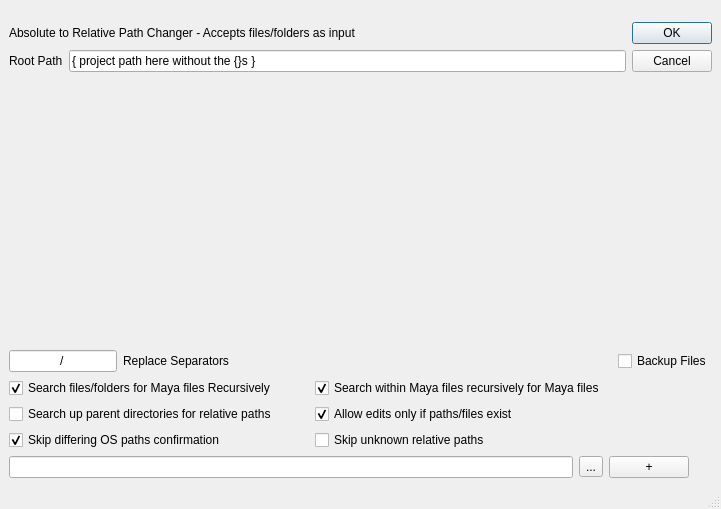
<?xml version="1.0" encoding="UTF-8"?>
<ui version="4.0">
 <class>MainWindow</class>
 <widget class="QMainWindow" name="MainWindow">
  <property name="geometry">
   <rect>
    <x>0</x>
    <y>0</y>
    <width>721</width>
    <height>509</height>
   </rect>
  </property>
  <property name="windowTitle">
   <string>MainWindow</string>
  </property>
  <widget class="QWidget" name="centralwidget">
   <layout class="QGridLayout" name="gridLayout">
    <item row="6" column="0" colspan="2">
     <layout class="QHBoxLayout" name="horizontalLayout_5">
      <item>
       <widget class="QCheckBox" name="skipPathConfirmation_cb">
        <property name="sizePolicy">
         <sizepolicy hsizetype="Fixed" vsizetype="Fixed">
          <horstretch>0</horstretch>
          <verstretch>0</verstretch>
         </sizepolicy>
        </property>
        <property name="minimumSize">
         <size>
          <width>300</width>
          <height>0</height>
         </size>
        </property>
        <property name="toolTip">
         <string>&lt;html&gt;&lt;head/&gt;&lt;body&gt;&lt;p&gt;(Optional) If a path is identified as being UNIX-based on a Windows machine, the script will stop and ask the user if it should process the string.&lt;/p&gt;&lt;/body&gt;&lt;/html&gt;</string>
        </property>
        <property name="whatsThis">
         <string>&lt;html&gt;&lt;head/&gt;&lt;body&gt;&lt;p&gt;When differing OSes touch the same source file, their absolute paths are stored in their native format. This can cause errors if the path being resolved is from another OS. If you want greater control over what is processed and what isn't, disable this option.&lt;/p&gt;&lt;/body&gt;&lt;/html&gt;</string>
        </property>
        <property name="text">
         <string>Skip differing OS paths confirmation</string>
        </property>
        <property name="checked">
         <bool>true</bool>
        </property>
       </widget>
      </item>
      <item>
       <widget class="QCheckBox" name="skipUnknownRelPaths_cb">
        <property name="toolTip">
         <string>&lt;html&gt;&lt;head/&gt;&lt;body&gt;&lt;p&gt;(Optional) Enable only if your executions are running slowly or producing poor results.&lt;/p&gt;&lt;/body&gt;&lt;/html&gt;</string>
        </property>
        <property name="whatsThis">
         <string>&lt;html&gt;&lt;head/&gt;&lt;body&gt;&lt;p&gt;To some degree, strings can be &amp;quot;proven&amp;quot; to be absolute or relative paths without necessarily knowing if the path exists. Strings that cannot be proven can still be processed however. &lt;br/&gt;&lt;br/&gt;There's a chance that an unknown string can be found to be relative. In which case, it can be processed. But not allowing this option can slow down scripts considerably so keep that in mind.&lt;/p&gt;&lt;/body&gt;&lt;/html&gt;</string>
        </property>
        <property name="text">
         <string>Skip unknown relative paths</string>
        </property>
        <property name="checked">
         <bool>false</bool>
        </property>
       </widget>
      </item>
     </layout>
    </item>
    <item row="5" column="0" colspan="2">
     <layout class="QHBoxLayout" name="horizontalLayout_4">
      <item>
       <widget class="QCheckBox" name="seekPath_cb">
        <property name="sizePolicy">
         <sizepolicy hsizetype="Fixed" vsizetype="Fixed">
          <horstretch>0</horstretch>
          <verstretch>0</verstretch>
         </sizepolicy>
        </property>
        <property name="minimumSize">
         <size>
          <width>300</width>
          <height>0</height>
         </size>
        </property>
        <property name="toolTip">
         <string>&lt;html&gt;&lt;head/&gt;&lt;body&gt;&lt;p&gt;(Optional) Aggressively searches for a relative path, even if above the root path&lt;/p&gt;&lt;/body&gt;&lt;/html&gt;</string>
        </property>
        <property name="whatsThis">
         <string>&lt;html&gt;&lt;head/&gt;&lt;body&gt;&lt;p&gt;Searches for a relative path to the root path no matter what, even if the source string lies above the root path. Uses notation ..\, ..\\ or ../ to indicate when the script goes &amp;quot;up&amp;quot; a parent folder.&lt;br/&gt;&lt;br/&gt;This option can break some Maya scenes because not all Maya nodes support ..\ notation.&lt;/p&gt;&lt;/body&gt;&lt;/html&gt;</string>
        </property>
        <property name="text">
         <string>Search up parent directories for relative paths</string>
        </property>
       </widget>
      </item>
      <item>
       <widget class="QCheckBox" name="checkExists_cb">
        <property name="toolTip">
         <string>&lt;html&gt;&lt;head/&gt;&lt;body&gt;&lt;p&gt;(Optional) This option will only allow edits to a string or path to be made if the script can prove that it can be proven that it actually exists on the current machine. HIGHLY RECOMMENDED that it is ENABLED but it can also be turned off if you're working remotely or off the SCAD network.&lt;/p&gt;&lt;/body&gt;&lt;/html&gt;</string>
        </property>
        <property name="whatsThis">
         <string>&lt;html&gt;&lt;head/&gt;&lt;body&gt;&lt;p&gt;This option was created to remove strings that were being flagged despite being false positives. It is very dangerous to run the script without using this option.&lt;/p&gt;&lt;/body&gt;&lt;/html&gt;</string>
        </property>
        <property name="text">
         <string>Allow edits only if paths/files exist</string>
        </property>
        <property name="checked">
         <bool>true</bool>
        </property>
       </widget>
      </item>
     </layout>
    </item>
    <item row="3" column="0" colspan="2">
     <layout class="QHBoxLayout" name="horizontalLayout_3">
      <item>
       <widget class="QLineEdit" name="pathSep_le">
        <property name="sizePolicy">
         <sizepolicy hsizetype="Fixed" vsizetype="Fixed">
          <horstretch>0</horstretch>
          <verstretch>0</verstretch>
         </sizepolicy>
        </property>
        <property name="minimumSize">
         <size>
          <width>30</width>
          <height>0</height>
         </size>
        </property>
        <property name="text">
         <string>/</string>
        </property>
        <property name="alignment">
         <set>Qt::AlignCenter</set>
        </property>
       </widget>
      </item>
      <item>
       <widget class="QLabel" name="pathSep_l">
        <property name="sizePolicy">
         <sizepolicy hsizetype="Fixed" vsizetype="Fixed">
          <horstretch>0</horstretch>
          <verstretch>0</verstretch>
         </sizepolicy>
        </property>
        <property name="minimumSize">
         <size>
          <width>20</width>
          <height>0</height>
         </size>
        </property>
        <property name="toolTip">
         <string>&lt;html&gt;&lt;head/&gt;&lt;body&gt;&lt;p&gt;(Optional) Doesn't require anything as input but a '/' is the recommended practice.&lt;/p&gt;&lt;/body&gt;&lt;/html&gt;</string>
        </property>
        <property name="whatsThis">
         <string>&lt;html&gt;&lt;head/&gt;&lt;body&gt;&lt;p&gt;Sometimes paths in Maya mix separators like /, //, \\, and \ together in the same path. This cleans up the path to a single type&lt;/p&gt;&lt;/body&gt;&lt;/html&gt;</string>
        </property>
        <property name="text">
         <string>Replace Separators</string>
        </property>
       </widget>
      </item>
      <item>
       <spacer name="horizontalSpacer">
        <property name="orientation">
         <enum>Qt::Horizontal</enum>
        </property>
        <property name="sizeHint" stdset="0">
         <size>
          <width>40</width>
          <height>20</height>
         </size>
        </property>
       </spacer>
      </item>
      <item>
       <widget class="QCheckBox" name="backupFile_cb">
        <property name="toolTip">
         <string>&lt;html&gt;&lt;head/&gt;&lt;body&gt;&lt;p&gt;(Optional) Makes a copy of the file before processing it.&lt;/p&gt;&lt;/body&gt;&lt;/html&gt;</string>
        </property>
        <property name="whatsThis">
         <string>&lt;html&gt;&lt;head/&gt;&lt;body&gt;&lt;p&gt;Makes a copy of the file before processing it.&lt;/p&gt;&lt;/body&gt;&lt;/html&gt;</string>
        </property>
        <property name="text">
         <string>Backup Files</string>
        </property>
        <property name="checked">
         <bool>false</bool>
        </property>
       </widget>
      </item>
     </layout>
    </item>
    <item row="4" column="0" colspan="2">
     <layout class="QHBoxLayout" name="horizontalLayout">
      <item>
       <widget class="QCheckBox" name="recursive_cb">
        <property name="sizePolicy">
         <sizepolicy hsizetype="Fixed" vsizetype="Fixed">
          <horstretch>0</horstretch>
          <verstretch>0</verstretch>
         </sizepolicy>
        </property>
        <property name="minimumSize">
         <size>
          <width>300</width>
          <height>0</height>
         </size>
        </property>
        <property name="toolTip">
         <string>&lt;html&gt;&lt;head/&gt;&lt;body&gt;&lt;p&gt;(Optional) Enable to search all folders and subfolders for Maya files to change&lt;/p&gt;&lt;/body&gt;&lt;/html&gt;</string>
        </property>
        <property name="whatsThis">
         <string>&lt;html&gt;&lt;head/&gt;&lt;body&gt;&lt;p&gt;Searches within folders you specify recursively for valid Maya files&lt;/p&gt;&lt;/body&gt;&lt;/html&gt;</string>
        </property>
        <property name="text">
         <string>Search files/folders for Maya files Recursively</string>
        </property>
        <property name="checked">
         <bool>true</bool>
        </property>
       </widget>
      </item>
      <item>
       <widget class="QCheckBox" name="searchForMayaFiles_cb">
        <property name="toolTip">
         <string>&lt;html&gt;&lt;head/&gt;&lt;body&gt;&lt;p&gt;(Optional) If a Maya file is found within the current Maya file being processed, it will have its paths processed, too&lt;/p&gt;&lt;/body&gt;&lt;/html&gt;</string>
        </property>
        <property name="whatsThis">
         <string>&lt;html&gt;&lt;head/&gt;&lt;body&gt;&lt;p&gt;Maya can reference other Maya files within an ASCII scene file. If any such file is found and the option is enabled, those Maya reference files will be processed, too.&lt;/p&gt;&lt;/body&gt;&lt;/html&gt;</string>
        </property>
        <property name="text">
         <string>Search within Maya files recursively for Maya files</string>
        </property>
        <property name="checked">
         <bool>true</bool>
        </property>
       </widget>
      </item>
     </layout>
    </item>
    <item row="2" column="0" colspan="2">
     <spacer name="main_group_spacer">
      <property name="orientation">
       <enum>Qt::Vertical</enum>
      </property>
      <property name="sizeHint" stdset="0">
       <size>
        <width>700</width>
        <height>249</height>
       </size>
      </property>
     </spacer>
    </item>
    <item row="0" column="1">
     <spacer name="verticalSpacer">
      <property name="orientation">
       <enum>Qt::Vertical</enum>
      </property>
      <property name="sizeType">
       <enum>QSizePolicy::Fixed</enum>
      </property>
      <property name="sizeHint" stdset="0">
       <size>
        <width>17</width>
        <height>13</height>
       </size>
      </property>
     </spacer>
    </item>
    <item row="7" column="0">
     <layout class="QHBoxLayout" name="horizontalLayout_2">
      <item>
       <widget class="QLineEdit" name="folder_file_le">
        <property name="toolTip">
         <string>&lt;html&gt;&lt;head/&gt;&lt;body&gt;&lt;p&gt;Enter the file or folder location you wish to backup&lt;/p&gt;&lt;/body&gt;&lt;/html&gt;</string>
        </property>
        <property name="whatsThis">
         <string>&lt;html&gt;&lt;head/&gt;&lt;body&gt;&lt;p&gt;Enter the file or folder location you wish to backup&lt;/p&gt;&lt;/body&gt;&lt;/html&gt;</string>
        </property>
       </widget>
      </item>
      <item>
       <widget class="QToolButton" name="detail_b">
        <property name="toolTip">
         <string>&lt;html&gt;&lt;head/&gt;&lt;body&gt;&lt;p&gt;Press to open a browser window for a file/folder that you wish to backup&lt;/p&gt;&lt;/body&gt;&lt;/html&gt;</string>
        </property>
        <property name="whatsThis">
         <string>&lt;html&gt;&lt;head/&gt;&lt;body&gt;&lt;p&gt;A button that lets you browse for a folder or file&lt;/p&gt;&lt;/body&gt;&lt;/html&gt;</string>
        </property>
        <property name="text">
         <string>...</string>
        </property>
       </widget>
      </item>
      <item>
       <widget class="QPushButton" name="more_b">
        <property name="toolTip">
         <string>&lt;html&gt;&lt;head/&gt;&lt;body&gt;&lt;p&gt;Press this to add another folder/file to backup&lt;/p&gt;&lt;/body&gt;&lt;/html&gt;</string>
        </property>
        <property name="whatsThis">
         <string>&lt;html&gt;&lt;head/&gt;&lt;body&gt;&lt;p&gt;Adds another folder/file field so you can add more to your backup&lt;/p&gt;&lt;/body&gt;&lt;/html&gt;</string>
        </property>
        <property name="text">
         <string>+</string>
        </property>
       </widget>
      </item>
     </layout>
    </item>
    <item row="1" column="0" colspan="2">
     <layout class="QGridLayout" name="gridLayout_top">
      <item row="1" column="0">
       <widget class="QLabel" name="root_path_l">
        <property name="toolTip">
         <string>&lt;html&gt;&lt;head/&gt;&lt;body&gt;&lt;p&gt;Write the type of license you want. Possible options are commercial, student, educational, institutional&lt;/p&gt;&lt;/body&gt;&lt;/html&gt;</string>
        </property>
        <property name="whatsThis">
         <string>&lt;html&gt;&lt;head/&gt;&lt;body&gt;&lt;p&gt;The license type that the Maya files/folders will be changed to.&lt;/p&gt;&lt;/body&gt;&lt;/html&gt;</string>
        </property>
        <property name="text">
         <string>Root Path</string>
        </property>
       </widget>
      </item>
      <item row="1" column="1">
       <widget class="QLineEdit" name="root_path_le">
        <property name="toolTip">
         <string>&lt;html&gt;&lt;head/&gt;&lt;body&gt;&lt;p&gt;Write the type of license you want. Possible options are commercial, student, educational, institutional&lt;/p&gt;&lt;/body&gt;&lt;/html&gt;</string>
        </property>
        <property name="whatsThis">
         <string>&lt;html&gt;&lt;head/&gt;&lt;body&gt;&lt;p&gt;The license type that the Maya files/folders will be changed to.&lt;/p&gt;&lt;/body&gt;&lt;/html&gt;</string>
        </property>
        <property name="text">
         <string>{ project path here without the {}s }</string>
        </property>
       </widget>
      </item>
      <item row="0" column="2" rowspan="2">
       <widget class="QDialogButtonBox" name="ok_cancel_b">
        <property name="orientation">
         <enum>Qt::Vertical</enum>
        </property>
        <property name="standardButtons">
         <set>QDialogButtonBox::Cancel|QDialogButtonBox::Ok</set>
        </property>
       </widget>
      </item>
      <item row="0" column="0" colspan="2">
       <widget class="QLabel" name="application_l">
        <property name="whatsThis">
         <string>&lt;html&gt;&lt;head/&gt;&lt;body&gt;&lt;p&gt;You can choose Maya files or search entire folders and subfolders to change their license types. This script is to avoid Maya's pop-up window when opening files stating that the file was saved in a student version of Maya. Under no circumstances should this script be used to create projects that monetize their products.&lt;/p&gt;&lt;/body&gt;&lt;/html&gt;</string>
        </property>
        <property name="text">
         <string>Absolute to Relative Path Changer - Accepts files/folders as input</string>
        </property>
       </widget>
      </item>
     </layout>
    </item>
   </layout>
  </widget>
  <widget class="QStatusBar" name="statusbar"/>
  <action name="actionNew">
   <property name="text">
    <string>New</string>
   </property>
  </action>
  <action name="actionOpen">
   <property name="text">
    <string>Open...</string>
   </property>
  </action>
  <action name="actionSave_Config">
   <property name="text">
    <string>Save...</string>
   </property>
  </action>
  <action name="actionAbout">
   <property name="text">
    <string>About</string>
   </property>
  </action>
  <action name="actionContact">
   <property name="text">
    <string>Contact</string>
   </property>
  </action>
 </widget>
 <resources/>
 <connections/>
</ui>
